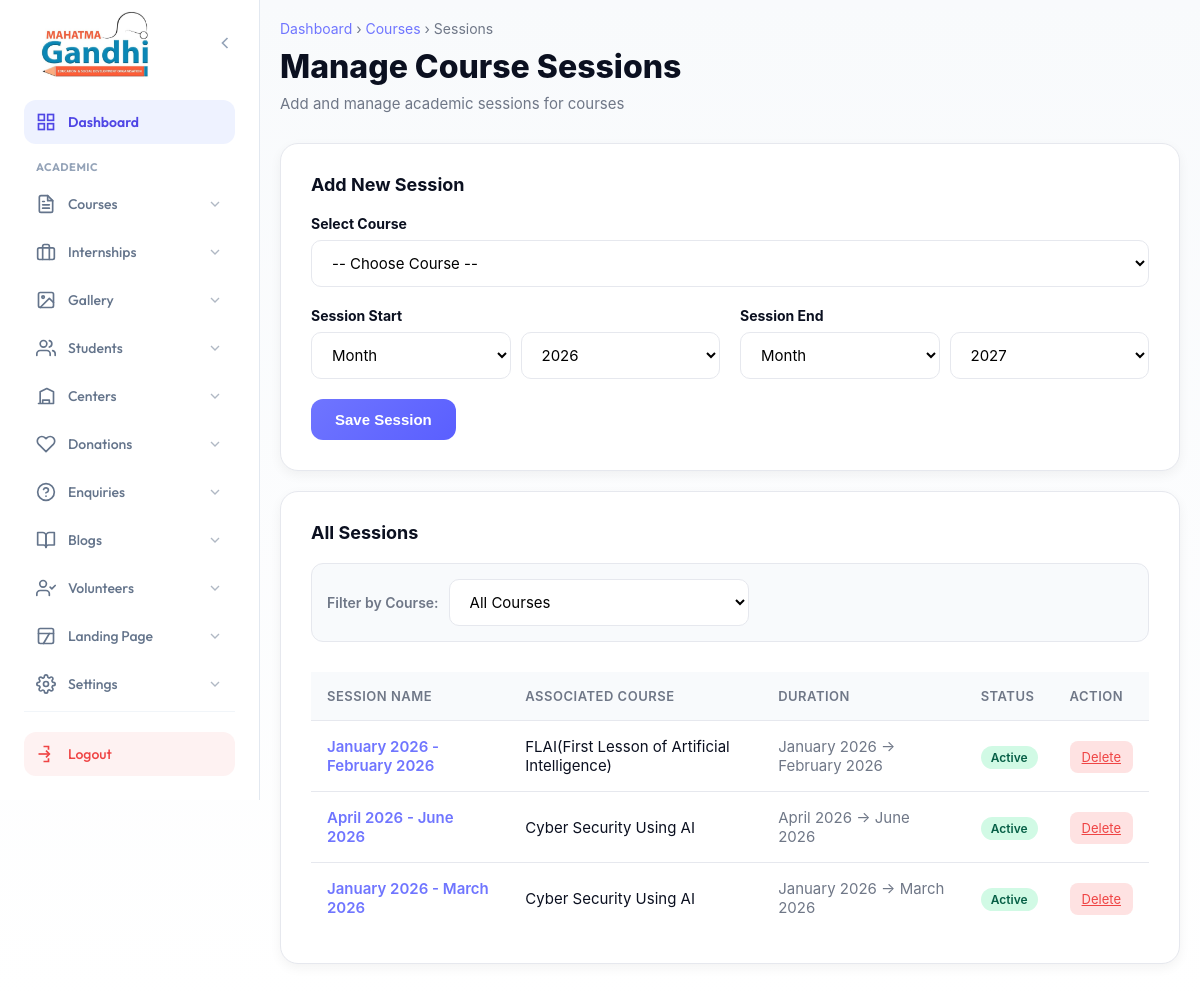
Screenshot of /admin/courses/manage-course-sessions.php with the database file from the repository.
### tables this page shows
CREATE TABLE `course_sessions` (
  `id` int(11) NOT NULL AUTO_INCREMENT,
  `course_id` int(11) NOT NULL,
  `session_name` varchar(255) NOT NULL,
  `start_month` varchar(50) NOT NULL,
  `end_month` varchar(50) NOT NULL,
  `start_year` int(11) NOT NULL,
  `end_year` int(11) NOT NULL,
  `is_active` tinyint(1) DEFAULT 1,
  `created_at` timestamp NULL DEFAULT current_timestamp(),
  PRIMARY KEY (`id`),
  KEY `course_id` (`course_id`),
  CONSTRAINT `course_sessions_ibfk_1` FOREIGN KEY (`course_id`) REFERENCES `courses` (`id`) ON DELETE CASCADE
);

CREATE TABLE `courses` (
  `id` int(11) NOT NULL AUTO_INCREMENT,
  `category_id` int(11) DEFAULT NULL,
  `title` varchar(255) NOT NULL,
  `slug` varchar(255) NOT NULL,
  `video_url` varchar(255) DEFAULT NULL,
  `description` longtext DEFAULT NULL,
  `labels` longtext DEFAULT NULL COMMENT 'Stores badges like Offline Classes, Class 12' CHECK (json_valid(`labels`)),
  `features` longtext DEFAULT NULL COMMENT 'Stores features list' CHECK (json_valid(`features`)),
  `fees` longtext DEFAULT NULL COMMENT 'Stores fee structure' CHECK (json_valid(`fees`)),
  `featured_image` varchar(255) DEFAULT NULL,
  `meta_title` text DEFAULT NULL,
  `meta_desc` text DEFAULT NULL,
  `meta_keywords` text DEFAULT NULL,
  `base_currency` varchar(10) NOT NULL DEFAULT 'INR',
  `is_active` tinyint(1) NOT NULL DEFAULT 1,
  `created_at` timestamp NOT NULL DEFAULT current_timestamp(),
  `updated_at` timestamp NOT NULL DEFAULT current_timestamp() ON UPDATE current_timestamp(),
  `duration_value` int(11) DEFAULT 0,
  `duration_type` varchar(20) DEFAULT 'Months',
  PRIMARY KEY (`id`),
  UNIQUE KEY `slug` (`slug`),
  KEY `category_id` (`category_id`),
  CONSTRAINT `fk_course_category` FOREIGN KEY (`category_id`) REFERENCES `course_categories` (`id`) ON DELETE SET NULL
);

### admin/courses/manage-course-sessions.php (the view, shortened to what this page needs)
<?php
$conn = getDbConnection();
$query = "SELECT cs.*, c.title as course_title
          FROM course_sessions cs
          JOIN courses c ON cs.course_id = c.id";
$query .= " ORDER BY cs.id DESC";
$sessions_result = $conn->query($query);
$current_year = date('Y');
$years = range($current_year - 1, $current_year + 3);
?>
<!DOCTYPE html>
<html lang="en">
<head>
</head>
<body>
    <?php include __DIR__ . "/../sidebar.php"; ?>
    <main class="admin-content">
        <div class="admin-wrap">
            <div class="page-header">
                <div class="breadcrumb">
                    <a href="../index.php">Dashboard</a> › <a href="#">Courses</a> › Sessions
                </div>
                <h1 class="page-title">Manage Course Sessions</h1>
                <p class="page-subtitle">Add and manage academic sessions for courses</p>
            </div>
            <div class="card">
                <h3 style="margin-bottom: 20px; font-size: 18px;">Add New Session</h3>
                <form method="POST">
                    <div class="form-group">
                        <label class="form-label">Select Course</label>
                        <select name="course_id" class="form-select" required>
                            <option value="">-- Choose Course --</option>
                        </select>
                    </div>
                    <div class="grid-2">
                        <div>
                            <label class="form-label">Session Start</label>
                            <div class="grid-2" style="gap: 10px;">
                                <select name="start_month" class="form-select" required>
                                    <option value="">Month</option>
                                </select>
                                <select name="start_year" class="form-select" required>
                                    <?php foreach($years as $y): ?>
                                        <option value="<?php echo $y; ?>" <?php if($y == $current_year) echo 'selected'; ?>><?php echo $y; ?></option>
                                    <?php endforeach; ?>
                                </select>
                            </div>
                        </div>
                        <div>
                            <label class="form-label">Session End</label>
                            <div class="grid-2" style="gap: 10px;">
                                <select name="end_month" class="form-select" required>
                                    <option value="">Month</option>
                                </select>
                                <select name="end_year" class="form-select" required>
                                    <?php foreach($years as $y): ?>
                                        <option value="<?php echo $y; ?>" <?php if($y == $current_year + 1) echo 'selected'; ?>><?php echo $y; ?></option>
                                    <?php endforeach; ?>
                                </select>
                            </div>
                        </div>
                    </div>
                    <div style="margin-top: 20px;">
                        <button type="submit" class="btn btn-primary">Save Session</button>
                    </div>
                </form>
            </div>
            <div class="card">
                <div style="display: flex; justify-content: space-between; align-items: center; margin-bottom: 20px;">
                    <h3 style="font-size: 18px;">All Sessions</h3>
                </div>
                <div class="filter-bar">
                    <span style="font-weight: 600; font-size: 14px; color: var(--muted);">Filter by Course:</span>
                    <form method="GET" style="display: flex; gap: 10px; flex: 1;">
                        <select name="filter_course" class="form-select" style="max-width: 300px;" onchange="this.form.submit()">
                            <option value="">All Courses</option>
                        </select>
                    </form>
                </div>
                <div class="table-container">
                    <table class="data-table">
                        <thead>
                            <tr>
                                <th>Session Name</th>
                                <th>Associated Course</th>
                                <th>Duration</th>
                                <th>Status</th>
                                <th>Action</th>
                            </tr>
                        </thead>
                        <tbody>
                            <?php if ($sessions_result->num_rows > 0): ?>
                                <?php while($row = $sessions_result->fetch_assoc()): ?>
                                    <tr>
                                        <td style="font-weight: 600; color: var(--indigo);">
                                            <?php echo htmlspecialchars($row['session_name']); ?>
                                        </td>
                                        <td><?php echo htmlspecialchars($row['course_title']); ?></td>
                                        <td style="color: var(--muted);">
                                            <?php echo htmlspecialchars($row['start_month'] . ' ' . $row['start_year']); ?>
                                            →
                                            <?php echo htmlspecialchars($row['end_month'] . ' ' . $row['end_year']); ?>
                                        </td>
                                        <td>
                                            <span class="badge badge-active">Active</span>
                                        </td>
                                        <td>
                                            <a href="?delete_id=<?php echo $row['id']; ?>" class="btn-danger" onclick="return confirm('Are you sure you want to delete this session?');">Delete</a>
                                        </td>
                                    </tr>
                                <?php endwhile; ?>
                            <?php endif; ?>
                        </tbody>
                    </table>
                </div>
            </div>
        </div>
    </main>
</body>
</html>

### admin/courses/manage-course-sessions.php (style rules this page uses)
:root { --active:#22c55e;--indigo:#6f75ff;--line:#e6e8ee;--text:#0b1020;--muted:#6f7787;--error:#ef4444;--success:#22c55e;--info:#3b82f6 }
* { margin:0;padding:0;box-sizing:border-box }
body { font-family:-apple-system,BlinkMacSystemFont,'Segoe UI',Roboto,sans-serif;background:linear-gradient(180deg,#f8fafc 0%,#ffffff 100%);color:var(--text) }
.admin-content { margin-left:260px;min-height:100vh;padding:20px;transition:margin-left .25s ease }
.admin-wrap { max-width:1200px;margin:0 auto }
.page-header { margin-bottom:30px }
.page-title { font-size:32px;font-weight:800;color:var(--text);margin-bottom:8px;display:flex;align-items:center;gap:12px }
.page-subtitle { color:var(--muted);font-size:15px }
.breadcrumb { color:var(--muted);margin-bottom:10px;font-size:14px }
.breadcrumb a { color:var(--indigo);text-decoration:none }
.card { background:#fff;border:1px solid var(--line);border-radius:18px;padding:30px;box-shadow:0 4px 12px rgba(0,0,0,.05);margin-bottom: 20px; }
.form-group { margin-bottom:20px }
.form-label { display:block;font-weight:700;color:var(--text);margin-bottom:8px;font-size:14px }
.form-input, .form-select { width:100%;padding:12px 16px;border:1px solid var(--line);border-radius:10px;font-size:15px;transition:all .2s ease;font-family:inherit;background:#fff }
.btn { display:inline-flex;align-items:center;gap:8px;padding:12px 24px;border-radius:12px;font-weight:700;font-size:15px;border:none;cursor:pointer;transition:all .2s ease;text-decoration:none }
.btn-primary { background:linear-gradient(135deg,var(--indigo) 0%,#5a5fff 100%);color:#fff }
.btn-danger { background:#fee2e2;color:#ef4444;padding:8px 12px;border-radius:8px;font-size:13px; }
.grid-2 { display:grid;grid-template-columns:1fr 1fr;gap:20px }
.table-container { overflow-x: auto; }
.data-table { width: 100%; border-collapse: collapse; margin-top: 10px; }
.data-table th, .data-table td { padding: 16px; text-align: left; border-bottom: 1px solid var(--line); }
.data-table th { background: #f8fafc; font-weight: 600; color: var(--muted); font-size: 13px; text-transform: uppercase; letter-spacing: 0.5px; }
.data-table td { font-size: 15px; }
.data-table tr:last-child td { border-bottom: none; }
.badge { padding: 4px 10px; border-radius: 20px; font-size: 12px; font-weight: 600; }
.badge-active { background: #d1fae5; color: #065f46; }
.filter-bar { display: flex; gap: 10px; margin-bottom: 20px; align-items: center; background: #f8fafc; padding: 15px; border-radius: 12px; border: 1px solid var(--line); }

### admin/sidebar.php (style rules this page uses)
:root { --admin-primary: #4f46e5; --admin-primary-dark: #3730a3; --admin-primary-soft: #eef2ff; --admin-hover-bg: #f5f3ff; --text-main: #1e293b; --text-light: #64748b; --sidebar-w: 260px; --transition: all 0.3s cubic-bezier(0.4, 0, 0.2, 1); --shadow-glow: 0 10px 15px -3px rgba(79, 70, 229, 0.2); }

### rows the page displays
course_sessions: session_name "January 2026 - February 2026", course.title "FLAI(First Lesson of Artificial Intelligence)", start_month+start_year "January 2026", end_month+end_year "February 2026"
course_sessions: session_name "April 2026 - June 2026", course.title "Cyber Security Using AI", start_month+start_year "April 2026", end_month+end_year "June 2026"
course_sessions: session_name "January 2026 - March 2026", course.title "Cyber Security Using AI", start_month+start_year "January 2026", end_month+end_year "March 2026"

### other values shown
form field start_year "2026"
form field end_year "2027"
